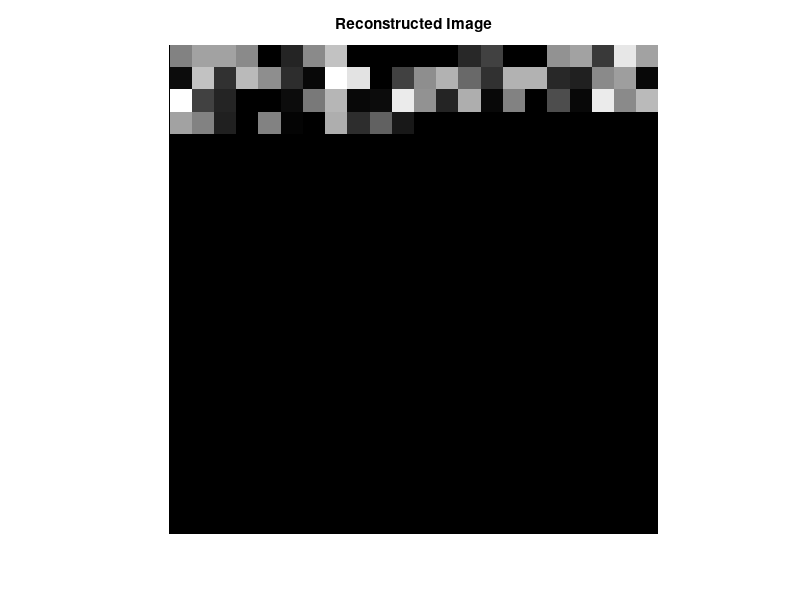

Write MATLAB code to recreate this figure.
%% Assuming the bitstream is stored in a variable
bitstreamStr = ['100000101010001010100010100010000000000000100100100010101100000000000000000000000000000000000000000000000010100001000000000000000000001010010010101000100011100011100011101000100000111011000010001100011011100010001100001011000000100111111011111000100000001001000000100011101011000001101000001100101011001010110000001010100010000010001010100111010000100011111110010000100010011000000000000000000000111101111010101101000000101100001100111010101001000000100111101011100000100010000010000000100100111100001000111010101000101010111000101000001000001000100000000000101000000000000111000000001010111000101110011000000001100000000000000' ];  % your full bitstream here

%% Pre-processing the Bitstream
bitstreamStr = regexprep(bitstreamStr, '\s+', ''); % Remove whitespace
numBits = length(bitstreamStr);
fprintf('Total bits: %d\n', numBits);

%% Calculate number of bytes
numBytes = floor(numBits/8);
if numBytes * 8 ~= numBits
    % Pad with '0's to make it a multiple of 8
    extraBits = 8 - mod(numBits,8);
    bitstreamStr = [bitstreamStr repmat('0', 1, extraBits)];
    numBits = length(bitstreamStr);
    numBytes = numBits / 8;
    fprintf('Padded bitstream with %d bits to make full bytes.\n', extraBits);
end

fprintf('Total bytes: %d\n', numBytes);

%% Convert Bitstream to Bytes
byteValues = zeros(numBytes, 1, 'uint8');
for k = 1:numBytes
    chunk = bitstreamStr((k-1)*8 + 1 : k*8);
    byteValues(k) = uint8(bin2dec(chunk));
end

%% Set Image Dimensions Based on Data Size
imgWidth = 22;
imgHeight = 22;
expectedBytes = imgWidth * imgHeight;

% Adjust byteValues to fit image size
if numBytes < expectedBytes
    % Pad with zeros if not enough bytes
    paddingNeeded = expectedBytes - numBytes;
    fprintf('Not enough data: expected %d bytes, got %d. Padding with %d zeros.\n', ...
        expectedBytes, numBytes, paddingNeeded);
    byteValues = [byteValues; zeros(paddingNeeded, 1, 'uint8')];
elseif numBytes > expectedBytes
    % Trim extra bytes
    fprintf('More data than needed: expected %d bytes, got %d. Trimming extra data.\n', ...
        expectedBytes, numBytes);
    byteValues = byteValues(1:expectedBytes);
end

%% Reshape Bytes into Image
imgData = reshape(byteValues, [imgWidth, imgHeight])';
% Transpose for correct orientation

%% Display and Save Image
figure;
imshow(imgData, []);
title('Reconstructed Image');
imwrite(imgData, 'reconstructed_image.png');
